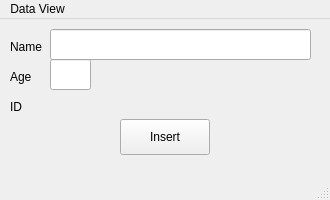
<?xml version="1.0" encoding="UTF-8"?>
<ui version="4.0">
 <class>MainWindow</class>
 <widget class="QMainWindow" name="MainWindow">
  <property name="geometry">
   <rect>
    <x>0</x>
    <y>0</y>
    <width>330</width>
    <height>200</height>
   </rect>
  </property>
  <property name="sizePolicy">
   <sizepolicy hsizetype="Fixed" vsizetype="Fixed">
    <horstretch>0</horstretch>
    <verstretch>0</verstretch>
   </sizepolicy>
  </property>
  <property name="windowTitle">
   <string>Employe DATA input</string>
  </property>
  <widget class="QWidget" name="centralwidget">
   <widget class="QLineEdit" name="lineEdit">
    <property name="geometry">
     <rect>
      <x>50</x>
      <y>10</y>
      <width>261</width>
      <height>31</height>
     </rect>
    </property>
   </widget>
   <widget class="QLineEdit" name="lineEdit_2">
    <property name="geometry">
     <rect>
      <x>50</x>
      <y>40</y>
      <width>41</width>
      <height>31</height>
     </rect>
    </property>
   </widget>
   <widget class="QPushButton" name="pushButton">
    <property name="geometry">
     <rect>
      <x>120</x>
      <y>100</y>
      <width>90</width>
      <height>36</height>
     </rect>
    </property>
    <property name="text">
     <string>Insert</string>
    </property>
   </widget>
   <widget class="QLabel" name="label">
    <property name="geometry">
     <rect>
      <x>10</x>
      <y>20</y>
      <width>41</width>
      <height>16</height>
     </rect>
    </property>
    <property name="text">
     <string>Name</string>
    </property>
   </widget>
   <widget class="QLabel" name="label_2">
    <property name="geometry">
     <rect>
      <x>10</x>
      <y>50</y>
      <width>31</width>
      <height>16</height>
     </rect>
    </property>
    <property name="text">
     <string>Age</string>
    </property>
   </widget>
   <widget class="QLabel" name="label_3">
    <property name="geometry">
     <rect>
      <x>10</x>
      <y>80</y>
      <width>31</width>
      <height>16</height>
     </rect>
    </property>
    <property name="text">
     <string>ID</string>
    </property>
   </widget>
   <widget class="QLabel" name="label_4">
    <property name="geometry">
     <rect>
      <x>50</x>
      <y>80</y>
      <width>61</width>
      <height>21</height>
     </rect>
    </property>
    <property name="text">
     <string/>
    </property>
   </widget>
  </widget>
  <widget class="QMenuBar" name="menubar">
   <property name="geometry">
    <rect>
     <x>0</x>
     <y>0</y>
     <width>330</width>
     <height>25</height>
    </rect>
   </property>
   <widget class="QMenu" name="menuData_View">
    <property name="title">
     <string>Data View</string>
    </property>
    <addaction name="actionView"/>
    <addaction name="actionConfig_Edit"/>
   </widget>
   <addaction name="menuData_View"/>
  </widget>
  <widget class="QStatusBar" name="statusbar"/>
  <action name="actionView">
   <property name="text">
    <string>View</string>
   </property>
  </action>
  <action name="actionConfig_Edit">
   <property name="text">
    <string>Config Edit</string>
   </property>
  </action>
 </widget>
 <resources/>
 <connections/>
</ui>
